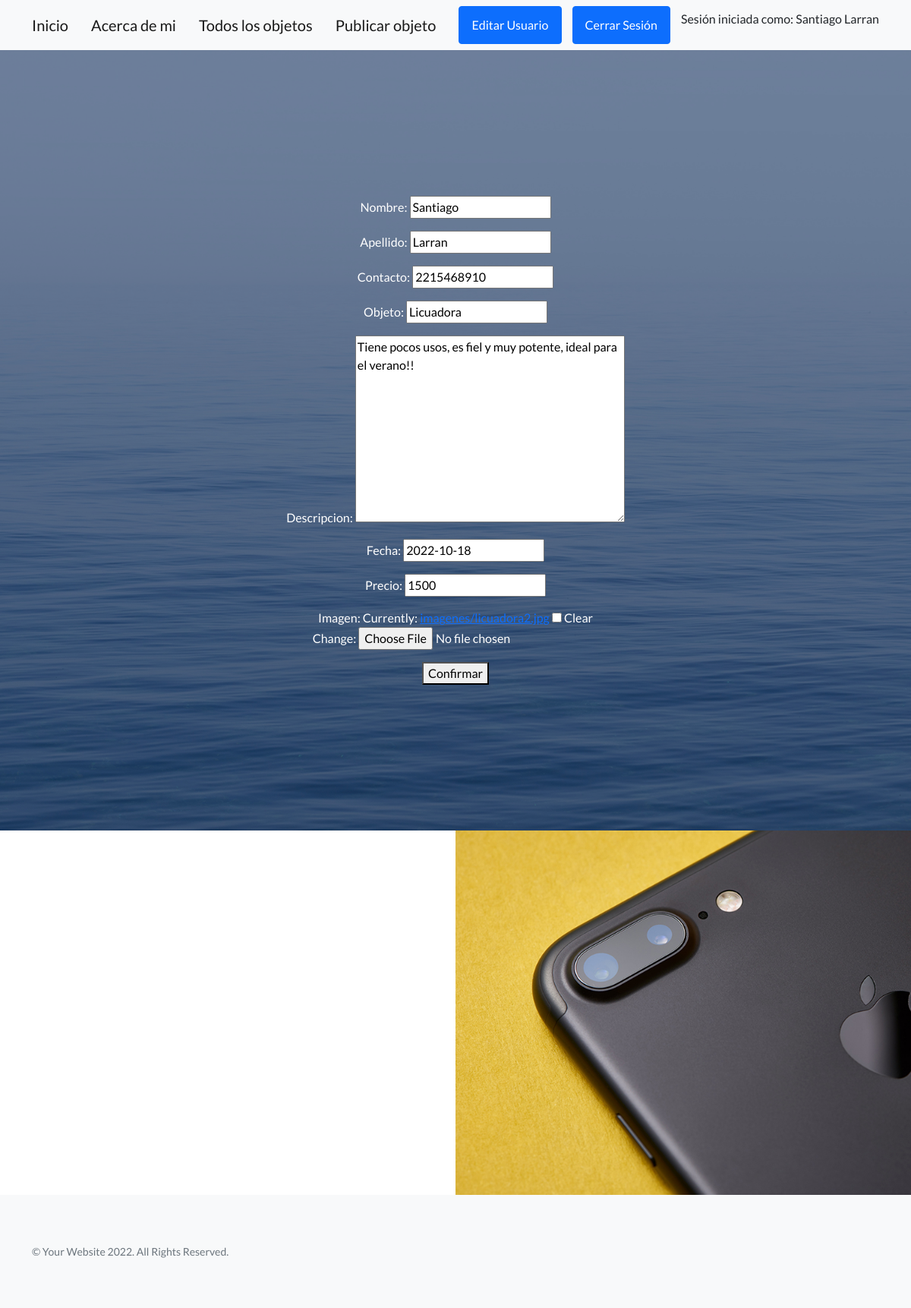
Page /AppCoder/editarObjeto/Licuadora (signed in) on the committed database.
### AppCoder/models.py (models this page shows, shortened)
class ObjetoVenta(models.Model):
    nombre = models.CharField(max_length=60, null=True)
    apellido = models.CharField(max_length=60, null=True)
    contacto = models.IntegerField(blank=True, null=True)
    objeto = models.CharField(max_length=60)
    descripcion = models.TextField(max_length=300)
    fecha = models.DateField()
    precio = models.IntegerField(blank=True, null=True)
    imagen = models.ImageField(upload_to="imagenes", null=True, blank=True)

### AppCoder/views.py (the view)
# urls.py: path('editarObjeto/<objetoNombre>', editarObjeto, name="Editarobjeto"),
@login_required
def editarObjeto(request, objetoNombre):
    objeto1 = ObjetoVenta.objects.get(objeto=objetoNombre)
    if request.method == "POST":
        formulario1 = ObjetoFormulario(request.POST, request.FILES)
        if formulario1.is_valid():
            info = formulario1.cleaned_data
            objeto1.nombre = info["nombre"]
            objeto1.apellido = info["apellido"]
            objeto1.contacto = info["contacto"]
            objeto1.objeto = info["objeto"]
            objeto1.descripcion = info["descripcion"]
            objeto1.fecha = info["fecha"]
            objeto1.precio = info["precio"]
            objeto1.imagen = info["imagen"]
            objeto1.save()
            return render(request, 'AppCoder/inicio.html')
    else:
        formulario1 = ObjetoFormulario(initial={"nombre":objeto1.nombre,"apellido":objeto1.apellido,"contacto":objeto1.contacto,"objeto":objeto1.objeto, "descripcion":objeto1.descripcion, "fecha":objeto1.fecha, "precio":objeto1.precio, "imagen":objeto1.imagen})
    return render(request, 'AppCoder/editarObjeto.html', {"form": formulario1, "resultado":objetoNombre})

### AppCoder/forms.py
class ObjetoFormulario(forms.ModelForm):
    class Meta:
        model = ObjetoVenta
        fields = ["nombre","apellido","contacto","objeto", "descripcion", "fecha", "precio", "imagen"]

### AppCoder/templates/AppCoder/editarObjeto.html
{% extends "AppCoder/padre.html" %}
{% load static %}
{% block principal %}
<form action="" enctype="multipart/form-data" method="POST"> {% csrf_token %}
    {{form.as_p}}
    <button type="submit">Confirmar</button>
</form>
{% endblock %}

### AppCoder/templates/AppCoder/padre.html (shortened to what this page needs)
<!DOCTYPE html>
<html lang="en">
    <head>
        {% load static %}
        <link href="https://cdn.jsdelivr.net/npm/bootstrap-icons@1.5.0/font/bootstrap-icons.css" rel="stylesheet" type="text/css" />
        <link href="{% static 'AppCoder/css/styles.css' %}" rel="stylesheet" />
    </head>
    <body>
        <nav class="navbar navbar-light bg-light static-top">
            <div class="container">
                <a class="navbar-brand" href="{% url 'Inicio' %}">Inicio</a>
                <a class="navbar-brand" href="{% url 'About' %}">Acerca de mi</a>
                <a class="navbar-brand" href="{% url 'Verobjetos' %}">Todos los objetos</a>
                {% if request.user.is_authenticated %}
                <a class="navbar-brand" href="{% url 'Venta' %}">Publicar objeto</a>
                <a class="btn btn-primary" href="{% url 'EditarUsuario'  %}">Editar Usuario</a>
                <a class="btn btn-primary" href="{% url 'Logout'  %}">Cerrar Sesión</a>
                <p>Sesión iniciada como: {{user.first_name}} {{user.last_name}}</p>
                {% else %}
                <a class="btn btn-primary" href="{% url 'Register'  %}">Registrarse</a>
                <a class="btn btn-primary" href="{% url 'Login'  %}">Iniciar Sesión</a>
                {% endif %}
            </div>
        </nav>
        <header class="masthead">
            <div class="container position-relative">
                <div class="row justify-content-center">
                    <div class="col-xl-6">
                        <div class="text-center text-white">
                            {% block principal %}
                            {% endblock %}
                        </div>
                    </div>
                </div>
            </div>
        </header>
        <section class="showcase">
            <div class="container-fluid p-0">
                <div class="row g-0">
                    <div class="col-lg-6 order-lg-2 text-white showcase-img" style="background-image: url('assets/img/bg-showcase-1.jpg')"></div>
                    <div class="col-lg-6 order-lg-1 my-auto showcase-text">
                    </div>
                </div>
        </section>
        <footer class="footer bg-light">
            <div class="container">
                <div class="row">
                    <div class="col-lg-6 h-100 text-center text-lg-start my-auto">
                        <p class="text-muted small mb-4 mb-lg-0">&copy; Your Website 2022. All Rights Reserved.</p>
                    </div>
                </div>
            </div>
        </footer>
    </body>
</html>

### rows in the picture
ObjetoVenta: nombre "Santiago", apellido "Larran", contacto "2215468910", objeto "Licuadora", descripcion "Tiene pocos usos, es fiel y muy potente, ideal para el verano!!", fecha "2022-10-18", precio "1500"

### other values in the picture
{{ user.first_name }} "Santiago"
{{ user.last_name }} "Larran"
